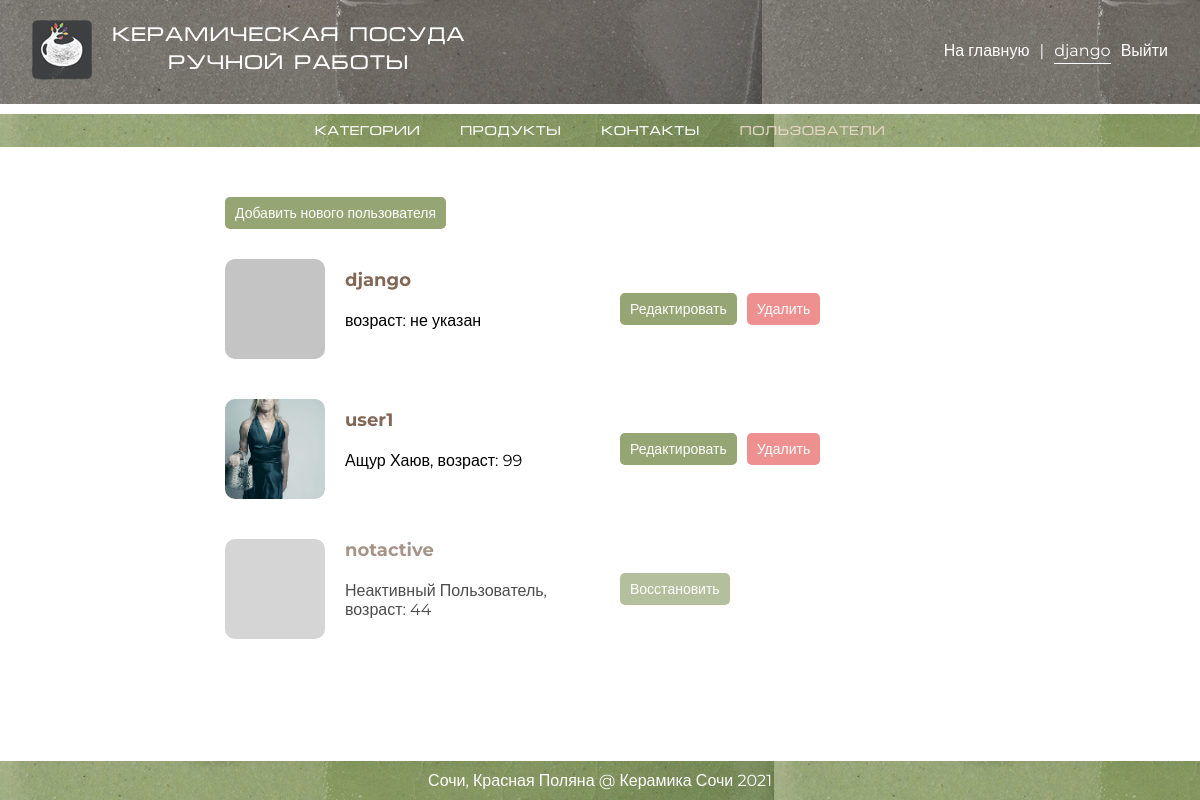
Screenshot of /my_admin/users/ (signed in) with the database file from the repository.
### authapp/models.py (models this page shows)
class ShopUser(AbstractUser):
    age = models.PositiveSmallIntegerField(verbose_name='возраст', null=True)
    avatar = models.ImageField(verbose_name='аватарка', upload_to='user_avatars', blank=True)
    @property
    def image_or_default(self):
        return self.avatar.url if self.avatar else static('img/default.png')

### adminapp/views.py (the view)
# urls.py: path('users/', adminapp.ShopUserListView.as_view(), name='users'),
class ShopUserListView(SuperUserOnlyMixin, PageContextMixin, ListView):
    model = ShopUser
    template_name = 'adminapp/users.html'
    page_title = 'Админка / Пользователи'
    ordering = ['-is_active', 'pk']
    paginate_by = 5

### adminapp/views.py (called while the page is built)
    @method_decorator(user_passes_test(lambda x: x.is_superuser))
    def dispatch(self, *args, **kwargs):
        return super().dispatch(*args, **kwargs)

    def get_context_data(self, **kwargs):
        context = super().get_context_data(**kwargs)
        context['page_title'] = self.page_title
        return context

### adminapp/templates/adminapp/users.html (shortened to what this page needs)
{% extends 'adminapp/base.html' %}
{% block content %}
    <div class="objects-container">
        <div class="create-container">
            <div class="a-button green"><a href="{% url 'adminapp:user_create' %}">Добавить нового пользователя</a>
            </div>
        </div>
        {% for item in object_list %}
            <div class="item-container {% if not item.is_active %}not_active{% endif %}">
                <div class="image-container" style="background-image: url('{{ item.image_or_default }}')"></div>
                <div class="description-container column-middle">
                    <div class="title">{{ item.username }}</div>
                    <div class="description">
                        {% if item.first_name or item.last_name %}
                            {{ item.first_name }} {{ item.last_name }},
                        {% endif %}
                        возраст: {% if item.age %}{{ item.age }}{% else %}не указан{% endif %}
                    </div>
                </div>
                {% if item.is_active %}
                    <div class="update-container column-middle">
                        <div class="a-button green"><a href="{% url 'adminapp:user_update' item.pk %}">Редактировать</a>
                        </div>
                    </div>
                {% endif %}
                <div class="{% if item.is_active %}delete-container{% else %}update-container{% endif %} column-middle">
                    <form action="{% url 'adminapp:user_toggle_active' item.pk %}" method="post">
                        <button class="standard {% if item.is_active %}red{% else %}green{% endif %}" type="submit">
                            {% if item.is_active %}Удалить{% else %}Восстановить{% endif %}</button>
                    </form>
                </div>
            </div>
        {% endfor %}
    </div>
{% endblock %}

### adminapp/templates/adminapp/base.html (shortened to what this page needs)
<!DOCTYPE html>
{% load static %}
<html lang="ru">
<head>
    {% block css %}
        <link rel="stylesheet" href="{% static 'style.css' %}">
        <link rel="stylesheet" href="{% static 'admin.css' %}">
    {% endblock %}
</head>
<body>
<div class="wrapper-container column">
    <div class="top-container">
        <div class="inner-container">
            <div class="logo-container row">
                <div><a href="{% url 'mainapp:index' %}"><img src="{% static 'img/logo.png' %}" alt=""></a></div>
                <div class="title center">Керамическая посуда<br> ручной работы</div>
            </div>
            <div class="links row flex-wrap">
                <div class="menu-link"><a href="{% url 'mainapp:index' %}">На главную</a></div>
                <div class="menu-link">|</div>
                <div class="menu-link active">
                    {% if user.first_name %}{{ user.first_name|title }}{% else %}{{ user.username }}{% endif %}
                </div>
                <div class="menu-link"><a href="{% url 'authapp:logout' %}">Выйти</a></div>
            </div>
        </div>
    </div>
    <div class="middle-container {{ content_class }}">
        {% include 'adminapp/includes/inc__menu.html' %}
        <div class="inner-container">
            {% block content %}
            {% endblock %}
        </div>
    </div>
    <div class="footer-container">
        <div class="inner-container center">
            Сочи, Красная Поляна @ Керамика Сочи {% now 'Y' %}
        </div>
    </div>
</div>
</body>
</html>

### static/style.css (style rules this page uses)
html, body { height: 100%; }
button { border: none; cursor: pointer; }
a { color: #687251; }
html { overflow-y: scroll; }
* { margin: 0; padding: 0; box-sizing: border-box; font-family: 'Montserrat', sans-serif; font-size: 16px; }
.wrapper-container { min-height: 100% }
.inner-container { width: 1080px; max-width: 100%; margin: 0 auto; }
@media (max-width: 1200px) { .inner-container { width: calc(100% - 64px); } }
.top-container { padding: 20px 0; background-image: url("/static/img/bg_top.jpg"); color: white; }
.top-container .inner-container { align-items: center; height: 100%; display: flex; justify-content: space-between; }
.top-container .title { font-family: 'micra', sans-serif; font-size: 20px; padding-left: 20px; line-height: 140%; }
.flex-wrap { flex-wrap: wrap; }
.menu-link { margin-left: 10px; padding-bottom: 3px; }
.menu-link a { color: white; text-decoration: none; transition: .3s; }
.menu-link:hover, .menu-link.active { border-bottom: 1px solid white; }
.column-middle { display: flex; flex-direction: column; justify-content: center; }
.middle-container { flex: 1; }
.footer-container { background-image: url("/static/img/bg_green.jpg"); color: white; padding: 10px 0; }
.row { display: flex; flex-direction: row; }
.column { display: flex; flex-direction: column; }
.center { text-align: center; }

### static/admin.css (style rules this page uses)
.objects-container { margin: 50px auto; width: 750px; max-width: 100%; }
.objects-container .item-container { display: flex; flex-wrap: wrap; padding: 20px 0; }
.objects-container .image-container { width: 100px; height: 100px; background-repeat: no-repeat; background-size: cover; background-position: center; border-radius: 10px; }
.objects-container .description-container { margin: 0 20px; width: 250px; max-width: 100%; }
.objects-container .description-container .title { font-size: 18px; font-weight: bold; color: #826756; }
.objects-container .description-container .description { margin: 20px 0; }
.objects-container .delete-container, .objects-container .update-container { padding: 0 5px; }
.objects-container .item-container.not_active { opacity: .7; }
.create-container { margin-bottom: 10px; }
.a-button a { display: block; width: fit-content; }
.a-button a, button.standard { padding: 7px 10px; font-size: 14px; text-decoration: none; border-radius: 5px; color: white; }
.objects-container .delete-container .a-button a, .objects-container .update-container .a-button a { margin: 0 auto; }
.a-button.red a, button.standard.red { background-color: #ef9090; }
.a-button.green a, button.standard.green { background-color: #95a574; }

### rows the page displays
ShopUser: username "django", shows "не указан", is_active "Редактировать"
ShopUser: image_or_default (picture), username "user1", first_name "Ащур", last_name "Хаюв", age "99", is_active "Редактировать"
ShopUser: username "notactive", first_name "Неактивный", last_name "Пользователь", age "44", is_active "Восстановить"
